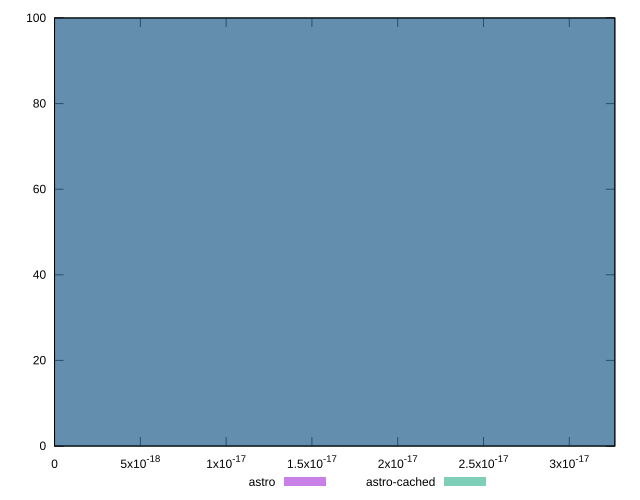

The gnuplot source for this figure:
reset

$astro <<EOF
0 100
EOF

$astroCached <<EOF
0 100
EOF

set key outside below
set boxwidth 1e-12
set xrange [0:3.2653618371328135e-17]
set yrange [0:100]
set trange [0:100]
set style fill transparent solid 0.5 noborder
set terminal svg size 640, 500 enhanced background rgb 'white'
set output "reports/report_00033_2021-03-01T14-23-16.841Z/meta/score-difference/comparison/histogram/0_vs_1.svg"

plot $astro title "astro" with boxes, \
     $astroCached title "astro-cached" with boxes

reset
